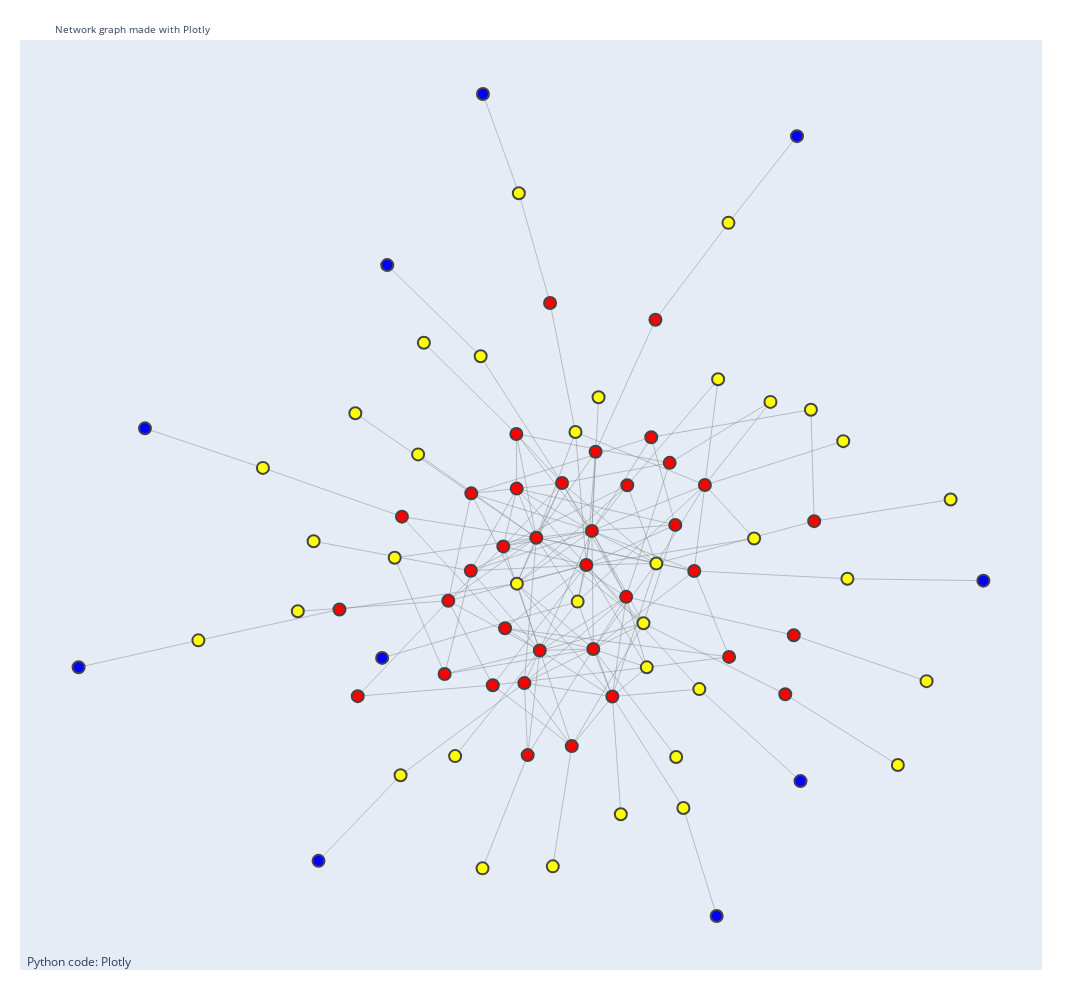

Source (notebook cell):
### Markdown cell above
#### Visualization

### Code cell
import plotly.graph_objects as go
import networkx as nx

# Assuming you have already defined your graph 'subgraph'
color_map = {'users': 'rgb(255,0,0)', 'songs': 'rgb(255,255,0)', 'artists': 'rgb(0,0,255)'}

# Extracting node types and colors
node_types = nx.get_node_attributes(subgraph, 'type')
node_colors = [color_map[node_types[node]] for node in subgraph.nodes()]

# Creating node trace
node_trace = go.Scatter(
    x=[],
    y=[],
    text=[],
    mode='markers',
    hoverinfo='text',
    marker=dict(
        showscale=False,
        color=node_colors,
        size=12,
        line_width=2))

# Creating edge trace
edge_trace = go.Scatter(
    x=[],
    y=[],
    line=dict(width=0.5, color='#888'),
    hoverinfo='none',
    mode='lines')

# Adding node positions to the trace using Kamada-Kawai layout
pos = nx.kamada_kawai_layout(subgraph)
for node, (x, y) in pos.items():
    node_trace['x'] += tuple([x])
    node_trace['y'] += tuple([y])

# Adding edge positions to the trace
for edge in subgraph.edges():
    x0, y0 = pos[edge[0]]
    x1, y1 = pos[edge[1]]
    edge_trace['x'] += tuple([x0, x1, None])
    edge_trace['y'] += tuple([y0, y1, None])

# Creating figure
fig = go.Figure(data=[edge_trace, node_trace],
                layout=go.Layout(
                    title='<br>Network graph made with Plotly',
                    titlefont_size=10,
                    showlegend=False,
                    hovermode='closest',
                    margin=dict(b=30, l=20, r=50, t=40),
                    annotations=[dict(
                        text="Python code: <a href='https://plotly.com/'>Plotly</a>",
                        showarrow=False,
                        xref="paper", yref="paper",
                        x=0.005, y=-0.002)],
                    xaxis=dict(showgrid=False, zeroline=False, showticklabels=False),
                    yaxis=dict(showgrid=False, zeroline=False, showticklabels=False),
                    width=1200,  # Adjust width of the plot
                    height=1000,  # Adjust height of the plot
                    legend=dict(
                        x=0,
                        y=1,
                        traceorder="normal",
                        font=dict(
                            family="sans-serif",
                            size=12,
                            color="black"
                        ),
                        bgcolor="LightSteelBlue",
                        bordercolor="Black",
                        borderwidth=2,
                        title="Node Types",)
                    ))

# Show plot
fig.show()

### Figure 1 — Plotly figure (JSON) as saved in the notebook; plotly's stock layout.template omitted (floating-point values rounded to 4 significant figures; data arrays with more than 128 entries replaced by an {"elided": "..."} marker saying what was removed)
{"data": [{"hoverinfo": "none", "line": {"color": "#888", "width": 0.5}, "mode": "lines", "type": "scatter", "x": {"elided": "531 float values"}, "y": {"elided": "531 float values"}}, {"hoverinfo": "text", "marker": {"color": ["rgb(255,0,0)", "rgb(255,0,0)", "rgb(255,0,0)", "rgb(255,0,0)", "rgb(255,0,0)", "rgb(255,0,0)", "rgb(255,255,0)", "rgb(255,0,0)", "rgb(255,255,0)", "rgb(255,255,0)", "rgb(255,255,0)", "rgb(255,255,0)", "rgb(255,255,0)", "rgb(255,0,0)", "rgb(255,0,0)", "rgb(255,0,0)", "rgb(255,255,0)", "rgb(255,0,0)", "rgb(0,0,255)", "rgb(255,0,0)", "rgb(255,255,0)", "rgb(255,0,0)", "rgb(255,0,0)", "rgb(255,0,0)", "rgb(255,255,0)", "rgb(255,0,0)", "rgb(0,0,255)", "rgb(255,255,0)", "rgb(0,0,255)", "rgb(0,0,255)", "rgb(255,0,0)", "rgb(255,255,0)", "rgb(0,0,255)", "rgb(255,0,0)", "rgb(255,255,0)", "rgb(255,255,0)", "rgb(255,0,0)", "rgb(0,0,255)", "rgb(255,255,0)", "rgb(255,255,0)", "rgb(255,255,0)", "rgb(255,0,0)", "rgb(255,0,0)", "rgb(255,0,0)", "rgb(255,0,0)", "rgb(255,255,0)", "rgb(255,255,0)", "rgb(255,255,0)", "rgb(255,0,0)", "rgb(255,0,0)", "rgb(255,255,0)", "rgb(255,0,0)", "rgb(255,255,0)", "rgb(0,0,255)", "rgb(0,0,255)", "rgb(255,0,0)", "rgb(255,255,0)", "rgb(255,255,0)", "rgb(255,0,0)", "rgb(255,0,0)", "rgb(255,255,0)", "rgb(255,255,0)", "rgb(0,0,255)", "rgb(255,0,0)", "rgb(255,0,0)", "rgb(255,255,0)", "rgb(255,255,0)", "rgb(255,0,0)", "rgb(0,0,255)", "rgb(255,255,0)", "rgb(255,255,0)", "rgb(255,255,0)", "rgb(255,0,0)", "rgb(255,255,0)", "rgb(255,0,0)", "rgb(255,0,0)", "rgb(255,255,0)", "rgb(255,0,0)", "rgb(255,255,0)", "rgb(255,255,0)", "rgb(255,255,0)"], "line": {"width": 2}, "showscale": false, "size": 12}, "mode": "markers", "text": [], "type": "scatter", "x": [0.02283, 0.09738, -0.02133, 0.07016, 0.4376, -0.1874, -0.09998, -0.2351, 0.2815, 0.3282, 0.007054, 0.1329, 0.2285, 0.2386, 0.03552, -0.06824, -0.1036, 0.03296, 0.2601, -0.06188, 0.1502, -0.1866, -0.1474, 0.2192, -0.216, 0.1745, -0.1654, 0.04511, -0.3395, -0.3489, 0.0954, -0.6833, -0.7805, 0.1486, 0.6859, 0.3579, -0.1039, 0.4126, -0.5658, -0.03816, -0.2728, -0.3932, -0.1046, -0.0839, -0.3128, -0.326, -0.1694, -0.5023, 0.03971, 0.4004, -0.2834, -0.04315, -0.3976, -0.9013, -0.4646, -0.08997, -0.4736, 0.4905, -0.2284, -0.1251, 0.003068, 0.2627, 0.4063, 0.3849, -0.4265, 0.1863, -0.1661, -0.1283, 0.7456, 0.08563, 0.1995, 0.4316, 0.1848, 0.4981, -0.003646, 0.2827, 0.1269, 0.141, -0.3153, 0.6421, 0.5899], "y": [-0.007839, 0.1627, 0.1678, -0.2892, 0.08614, -0.02007, 0.7876, -0.241, 0.7243, 0.04889, -0.08607, -0.2267, -0.2732, 0.1633, -0.1873, 0.05073, -0.04768, 0.06524, -0.7587, -0.1907, -0.004372, 0.1455, -0.2649, -0.02053, -0.4166, 0.2108, 1, 0.3513, 0.6339, -0.2065, -0.07587, -0.169, 0.2846, 0.517, 0.1323, 0.3413, 0.1557, -0.4701, 0.2, -0.6525, 0.4678, -0.2883, 0.2726, -0.4144, 0.09575, 0.007832, 0.4388, -0.1068, 0.2345, -0.158, 0.2289, 0.553, 0.3169, -0.2265, -0.6407, -0.2604, 0.04312, 0.2572, -0.08438, -0.1429, 0.2767, 0.3898, 0.9098, -0.2843, -0.1028, -0.4184, -0.6568, 0.03211, -0.04125, -0.5411, -0.5277, 0.3245, 0.07804, -0.03713, -0.3952, -0.2043, -0.1325, 0.2657, -0.4574, -0.2562, -0.4358]}], "layout": {"annotations": [{"showarrow": false, "text": "Python code: <a href='https://plotly.com/'>Plotly</a>", "x": 0.005, "xref": "paper", "y": -0.002, "yref": "paper"}], "height": 1000, "hovermode": "closest", "legend": {"bgcolor": "LightSteelBlue", "bordercolor": "Black", "borderwidth": 2, "font": {"color": "black", "family": "sans-serif", "size": 12}, "title": {"text": "Node Types"}, "traceorder": "normal", "x": 0, "y": 1}, "margin": {"b": 30, "l": 20, "r": 50, "t": 40}, "showlegend": false, "title": {"font": {"size": 10}, "text": "<br>Network graph made with Plotly"}, "width": 1200, "xaxis": {"showgrid": false, "showticklabels": false, "zeroline": false}, "yaxis": {"showgrid": false, "showticklabels": false, "zeroline": false}}}
